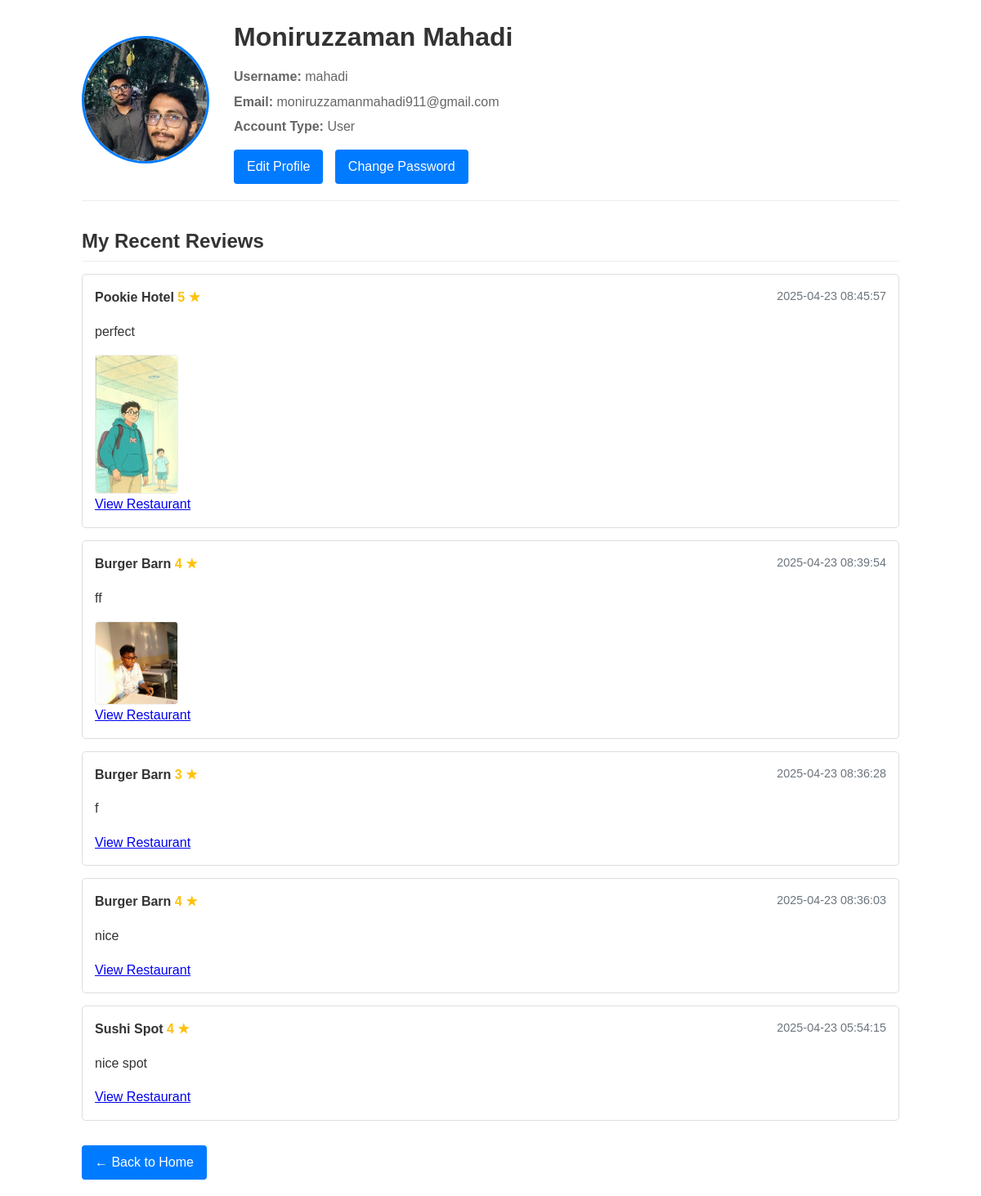
Page /my_profile.php (signed in) on the committed database.
### tables this page shows
CREATE TABLE `usercredentials` (
  `UserID` int(11) NOT NULL,
  `Username` varchar(50) NOT NULL,
  `PasswordHash` varchar(255) NOT NULL,
  `CreatedAt` timestamp NOT NULL DEFAULT current_timestamp(),
  `IsDeleted` tinyint(1) DEFAULT 0
);

CREATE TABLE `userprofile` (
  `ProfileID` int(11) NOT NULL,
  `UserID` int(11) DEFAULT NULL,
  `FullName` varchar(100) DEFAULT NULL,
  `Email` varchar(100) DEFAULT NULL,
  `ProfilePictureURL` varchar(255) DEFAULT NULL,
  `IsDeleted` tinyint(1) DEFAULT 0
);

CREATE TABLE `roles` (
  `RoleID` int(11) NOT NULL,
  `RoleName` varchar(50) NOT NULL
);

CREATE TABLE `reviewmetabase` (
  `ReviewID` int(11) NOT NULL,
  `UserID` int(11) DEFAULT NULL,
  `RestaurantID` int(11) DEFAULT NULL,
  `ReviewDate` timestamp NOT NULL DEFAULT current_timestamp(),
  `Rating` int(11) DEFAULT NULL CHECK (`Rating` between 1 and 5),
  `ReviewText` text DEFAULT NULL,
  `IsDeleted` tinyint(1) DEFAULT 0
);

CREATE TABLE `restaurant` (
  `RestaurantID` int(11) NOT NULL,
  `Name` varchar(100) NOT NULL,
  `Location` text DEFAULT NULL,
  `OpeningHours` varchar(100) DEFAULT NULL,
  `CuisineType` varchar(100) DEFAULT NULL,
  `AverageRating` decimal(3,2) DEFAULT 0.00,
  `AdminID` int(11) DEFAULT NULL,
  `IsDeleted` tinyint(1) DEFAULT 0
);

### my_profile.php (the view, shortened to what this page needs)
<?php
$db_server = "localhost";
$db_user = "root";
$db_pass = "";
$db_name = "aamm";
$conn = mysqli_connect($db_server, $db_user, $db_pass, $db_name);
$user_id = $_SESSION['user_id'];
$profile_query = "
    SELECT uc.Username, up.FullName, up.Email, up.ProfilePictureURL, r.RoleName
    FROM usercredentials uc
    JOIN userprofile up ON uc.UserID = up.UserID
    JOIN userroles ur ON uc.UserID = ur.UserID
    JOIN roles r ON ur.RoleID = r.RoleID
    WHERE uc.UserID = $user_id AND uc.IsDeleted = 0
";
$profile_result = $conn->query($profile_query);
$profile = $profile_result->fetch_assoc();
$reviews_query = "
    SELECT r.ReviewID, r.RestaurantID, res.Name as RestaurantName,
           r.Rating, r.ReviewText, r.ReviewDate
    FROM reviewmetabase r
    JOIN restaurant res ON r.RestaurantID = res.RestaurantID
    WHERE r.UserID = $user_id AND r.IsDeleted = 0
    ORDER BY r.ReviewDate DESC
    LIMIT 5
";
$reviews_result = $conn->query($reviews_query);
$reviews = $reviews_result->fetch_all(MYSQLI_ASSOC);
$review_photos = [];
if (!empty($reviews)) {
    $review_ids = array_column($reviews, 'ReviewID');
    $placeholders = implode(',', array_fill(0, count($review_ids), '?'));
    $photo_stmt = $conn->prepare("SELECT ReviewID, FilePath FROM review_photos WHERE ReviewID IN ($placeholders) AND IsDeleted = 0");
    if ($photo_stmt) {
        $photo_stmt->bind_param(str_repeat('i', count($review_ids)), ...$review_ids);
        $photo_stmt->execute();
        $photo_result = $photo_stmt->get_result();
        while ($photo = $photo_result->fetch_assoc()) {
            $review_photos[$photo['ReviewID']][] = $photo['FilePath'];
        }
    } else {
        error_log("Error preparing photo statement: " . $conn->error);
    }
}
?>
<!DOCTYPE html>
<html>
<head>
</head>
<body>
    <div class="profile-header">
        <?php if (!empty($profile['ProfilePictureURL'])): ?>
            <img src="<?= htmlspecialchars($profile['ProfilePictureURL']) ?>" alt="Profile Picture" class="profile-pic">
        <?php else: ?>
            <div class="profile-pic default-pic">👤</div>
        <?php endif; ?>
        <div class="profile-info">
            <h1><?= htmlspecialchars($profile['FullName']) ?></h1>
            <div class="profile-meta"><strong>Username:</strong> <?= htmlspecialchars($profile['Username']) ?></div>
            <div class="profile-meta"><strong>Email:</strong> <?= htmlspecialchars($profile['Email']) ?></div>
            <div class="profile-meta"><strong>Account Type:</strong> <?= htmlspecialchars($profile['RoleName']) ?></div>
            <div style="margin-top: 15px;">
                <a href="edit_profile.php" class="btn">Edit Profile</a>
                <a href="change_password.php" class="btn">Change Password</a>
            </div>
        </div>
    </div>
    <div class="section">
        <h2 class="section-title">My Recent Reviews</h2>
        <?php if (!empty($reviews)): ?>
            <?php foreach($reviews as $review): ?>
                <div class="review-card">
                    <div class="review-header">
                        <div>
                            <strong><?= htmlspecialchars($review['RestaurantName']) ?></strong>
                            <span class="review-rating"><?= $review['Rating'] ?> ★</span>
                        </div>
                        <div class="review-date"><?= $review['ReviewDate'] ?></div>
                    </div>
                    <p><?= htmlspecialchars($review['ReviewText']) ?></p>
                    <?php if (isset($review_photos[$review['ReviewID']]) && !empty($review_photos[$review['ReviewID']])): ?>
                        <div class="review-images-container">
                            <?php foreach ($review_photos[$review['ReviewID']] as $photoPath): ?>
                                <img src="<?= htmlspecialchars($photoPath) ?>" alt="Review Photo" class="review-image">
                            <?php endforeach; ?>
                        </div>
                    <?php endif; ?>
                    <a href="restaurant_details.php?id=<?= $review['RestaurantID'] ?>">View Restaurant</a>
                </div>
            <?php endforeach; ?>
        <?php else: ?>
            <p>You haven't written any reviews yet.</p>
            <a href="restaurants.php" class="btn">Browse Restaurants</a>
        <?php endif; ?>
    </div>
    <a href="user_home.php" class="btn">← Back to Home</a>
</body>
</html>

### my_profile.php (style rules this page uses)
body { font-family: Arial, sans-serif; line-height: 1.6; margin: 0; padding: 20px; color: #333; max-width: 1000px; margin: 0 auto; }
.profile-header { display: flex; align-items: center; margin-bottom: 30px; padding-bottom: 20px; border-bottom: 1px solid #eee; }
.profile-pic { width: 150px; height: 150px; border-radius: 50%; object-fit: cover; margin-right: 30px; border: 3px solid #007bff; }
.profile-info h1 { margin: 0 0 10px 0; }
.profile-meta { color: #666; margin-bottom: 5px; }
.section { margin-bottom: 30px; }
.section-title { font-size: 1.5rem; margin-bottom: 15px; padding-bottom: 5px; border-bottom: 1px solid #eee; }
.review-card { padding: 15px; border: 1px solid #ddd; border-radius: 5px; margin-bottom: 15px; }
.review-header { display: flex; justify-content: space-between; margin-bottom: 10px; }
.review-rating { color: #ffc107; font-weight: bold; }
.review-date { color: #6c757d; font-size: 0.9rem; }
.btn { display: inline-block; padding: 8px 16px; background-color: #007bff; color: white; text-decoration: none; border-radius: 4px; margin-right: 10px; }
.review-images-container { margin-top: 10px; display: flex; gap: 10px; overflow-x: auto; }
.review-image { max-width: 100px; height: auto; border: 1px solid #eee; border-radius: 4px; }

### rows in the picture
usercredentials: userprofile.ProfilePictureURL (picture), userprofile.FullName "Moniruzzaman Mahadi", Username "mahadi", userprofile.Email "moniruzzamanmahadi911@gmail.com", roles.RoleName "User"
reviewmetabase: RestaurantID.Name "Pookie Hotel", Rating "5", ReviewDate "2025-04-23 08:45:57", ReviewText "perfect", shows a picture
reviewmetabase: RestaurantID.Name "Burger Barn", Rating "4", ReviewDate "2025-04-23 08:39:54", ReviewText "ff", shows a picture
reviewmetabase: RestaurantID.Name "Burger Barn", Rating "3", ReviewDate "2025-04-23 08:36:28", ReviewText "f"
reviewmetabase: RestaurantID.Name "Burger Barn", Rating "4", ReviewDate "2025-04-23 08:36:03", ReviewText "nice"
reviewmetabase: RestaurantID.Name "Sushi Spot", Rating "4", ReviewDate "2025-04-23 05:54:15", ReviewText "nice spot"
